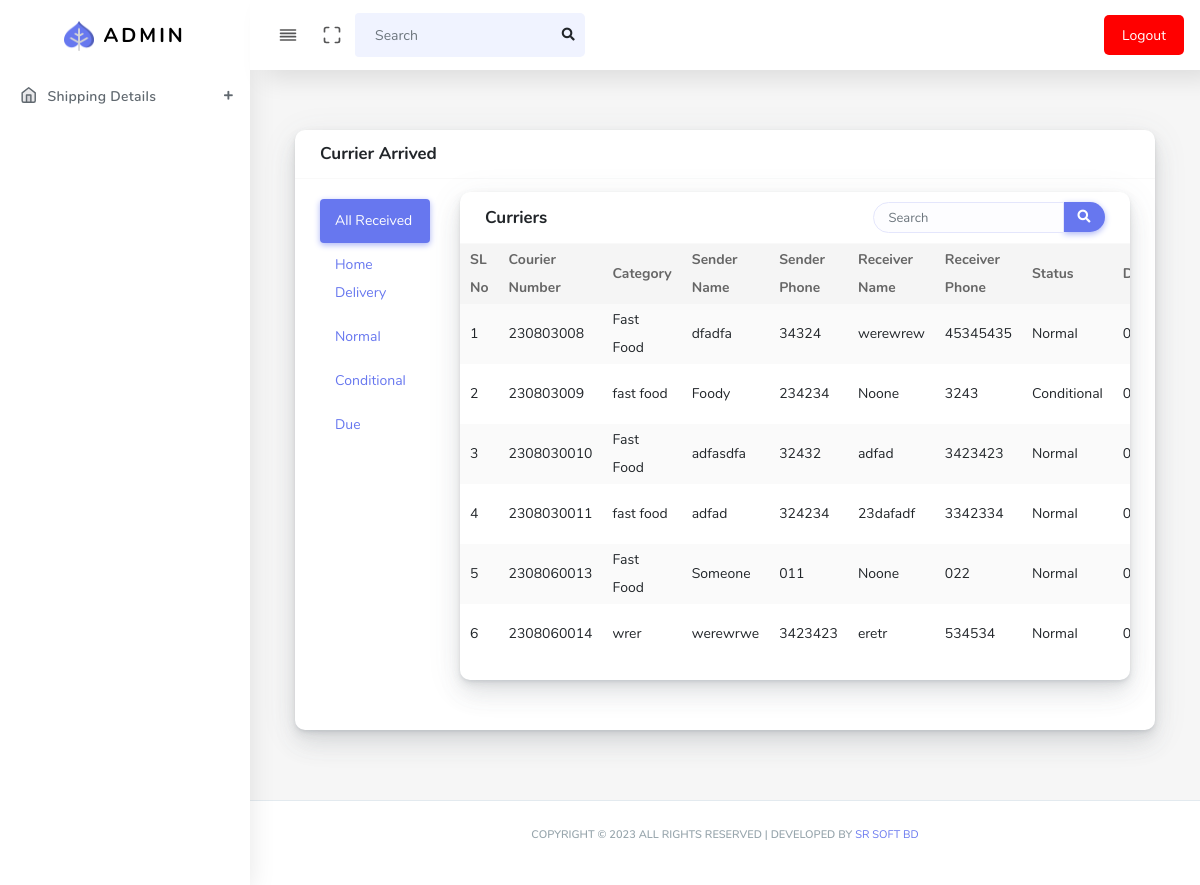
The app's page /courier_arrived.php (signed in) with its own data.
### tables this page shows
CREATE TABLE `courier_package` (
  `id` int(11) NOT NULL,
  `c_number` varchar(100) NOT NULL,
  `category_name` varchar(255) NOT NULL,
  `branch_name` varchar(255) NOT NULL,
  `pickup_type` varchar(255) NOT NULL,
  `date` varchar(255) NOT NULL,
  `status` varchar(255) NOT NULL,
  `sender_name` varchar(255) NOT NULL,
  `s_phone` varchar(110) NOT NULL,
  `s_address` varchar(255) NOT NULL,
  `r_name` varchar(255) NOT NULL,
  `r_phone` varchar(110) NOT NULL,
  `r_address` varchar(255) NOT NULL,
  `c_charge` int(11) NOT NULL,
  `paid_amount` int(11) NOT NULL,
  `due_amount` int(11) NOT NULL,
  `shipping_status` int(11) NOT NULL,
  `thana` varchar(255) NOT NULL,
  `district` varchar(255) NOT NULL,
  `division` varchar(255) NOT NULL,
  `sender_branch` varchar(120) NOT NULL,
  `driver_name` varchar(255) NOT NULL,
  `vehicle_number` varchar(255) NOT NULL
);

### session.php (called while the page is built, shortened)
<?php
$conn = mysqli_connect("localhost", "root", "", "cms");
$user_check = $_SESSION['login_user'];
$query = "SELECT username from employee_list where username = '$user_check'";
$ses_sql = mysqli_query($conn, $query);
$row = mysqli_fetch_assoc($ses_sql);
$login_session = $row['username'];

### courier_arrived.php (the view, shortened to what this page needs)
<?php
include("header.php");
include("config.php");
?>
<div class="col-12 col-sm-12 col-lg-12">
    <div class="card">
        <div class="card-header">
            <h4>Currier Arrived</h4>
        </div>
        <div class="card-body">
            <div class="row">
                <div class="col-12 col-sm-12 col-md-2">
                    <ul class="nav nav-pills flex-column" id="myTab4" role="tablist">
                        <li class="nav-item">
                            <a class="nav-link active" id="home-tab4" data-toggle="tab" href="#all" role="tab" aria-controls="home" aria-selected="true">All Received</a>
                        </li>
                        <li class="nav-item">
                            <a class="nav-link " id="home-tab4" data-toggle="tab" href="#home" role="tab" aria-controls="home" aria-selected="true">Home Delivery</a>
                        </li>
                        <li class="nav-item">
                            <a class="nav-link" id="home-tab4" data-toggle="tab" href="#home4" role="tab" aria-controls="home" aria-selected="true">Normal</a>
                        </li>
                        <li class="nav-item">
                            <a class="nav-link" id="profile-tab4" data-toggle="tab" href="#profile4" role="tab" aria-controls="profile" aria-selected="false">Conditional</a>
                        </li>
                        <li class="nav-item">
                            <a class="nav-link" id="contact-tab4" data-toggle="tab" href="#contact4" role="tab" aria-controls="contact" aria-selected="false">Due</a>
                        </li>
                    </ul>
                </div>
                <div class="col-12 col-sm-12 col-md-10">
                    <div class="tab-content no-padding" id="myTab2Content">
                        <div class="tab-pane fade show active" id="all" role="tabpanel" aria-labelledby="home-tab4">
                            <section class="section">
                                <div class="section-body">
                                    <div class="row">
                                        <div class="col-12">
                                            <div class="card">
                                                <div class="card-header">
                                                    <h4>Curriers</h4>
                                                    <div class="card-header-action">
                                                        <form>
                                                            <div class="input-group">
                                                                <input type="text" class="form-control" placeholder="Search">
                                                                <div class="input-group-btn">
                                                                    <button class="btn btn-primary"><i class="fas fa-search"></i></button>
                                                                </div>
                                                            </div>
                                                        </form>
                                                    </div>
                                                </div>
                                                <div class="card-body p-0">
                                                    <div class="table-responsive">
                                                        <table class="table table-striped" id="sortable-table">
                                                            <thead>
                                                                <tr>
                                                                    <th>SL No</th>
                                                                    <th>Courier Number</th>
                                                                    <th>Category</th>
                                                                    <th>Sender Name</th>
                                                                    <th>Sender Phone</th>
                                                                    <th>Receiver Name</th>
                                                                    <th>Receiver Phone</th>
                                                                    <th>Status</th>
                                                                    <th>Due</th>
                                                                </tr>
                                                            </thead>
                                                            <tbody>
                                                                <?php
                                                                $count = 0;
                                                                $sql = "SELECT * FROM courier_package where branch_name='$branch' ORDER BY id ASC";
                                                                $result = $conn->query($sql);
                                                                if ($result->num_rows > 0) {
                                                                    while ($row = $result->fetch_assoc()) {
                                                                        $count++;
                                                                ?>
                                                                        <tr>
                                                                            <td><?php echo $count?></td>
                                                                            <td><?php echo $row['c_number'];?></td>
                                                                            <td><?php echo $row['category_name'];?></td>
                                                                            <td><?php echo $row['sender_name'];?></td>
                                                                            <td><?php echo $row['s_phone'];?></td>
                                                                            <td><?php echo $row['r_name'];?></td>
                                                                            <td><?php echo $row['r_phone'];?></td>
                                                                            <td><?php echo $row['status'];?></td>
                                                                            <td><?php echo $row['due_amount'];?></td>
                                                                        </tr>
                                                                <?php }
                                                                } ?>
                                                            </tbody>
                                                        </table>
                                                    </div>
                                                </div>
                                            </div>
                                        </div>
                                    </div>
                                </div>
                            </section>
                        </div>
                    </div>
                </div>
            </div>
        </div>
    </div>
</div>
<?php include("footer.php"); ?>

### records on screen
courier_package: c_number "230803008", category_name "Fast Food", sender_name "dfadfa", s_phone "34324", r_name "werewrew", r_phone "45345435", status "Normal", due_amount "0"
courier_package: c_number "230803009", category_name "fast food", sender_name "Foody", s_phone "234234", r_name "Noone", r_phone "3243", status "Conditional", due_amount "0"
courier_package: c_number "2308030010", category_name "Fast Food", sender_name "adfasdfa", s_phone "32432", r_name "adfad", r_phone "3423423", status "Normal", due_amount "0"
courier_package: c_number "2308030011", category_name "fast food", sender_name "adfad", s_phone "324234", r_name "23dafadf", r_phone "3342334", status "Normal", due_amount "0"
courier_package: c_number "2308060013", category_name "Fast Food", sender_name "Someone", s_phone "011", r_name "Noone", r_phone "022", status "Normal", due_amount "0"
courier_package: c_number "2308060014", category_name "wrer", sender_name "werewrwe", s_phone "3423423", r_name "eretr", r_phone "534534", status "Normal", due_amount "0"
